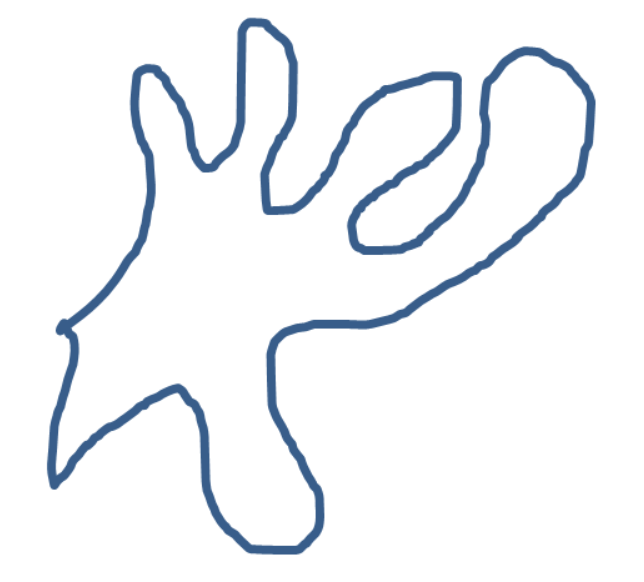
#> input picture images/convexhull.png, 644 x 582 px
$ python ConvexHull_1.py   (older library calls are emulated)
#> lines starting #> are read from the running program, lines starting #| are printed output that depends on the picture; after the words box and inside, x2 and y2 are one past the last pixel; in counts of white or black regions, pixels touching at a corner belong together
import numpy as np
import cv2

def convex():
    img = cv2.imread('images/convexhull.png')
#> img is the input picture: shape (582, 644, 3); mean B, G, R 247.1, 244, 241.5
    img1 = img.copy()
    imgray = cv2.cvtColor(img, cv2.COLOR_BGR2GRAY)
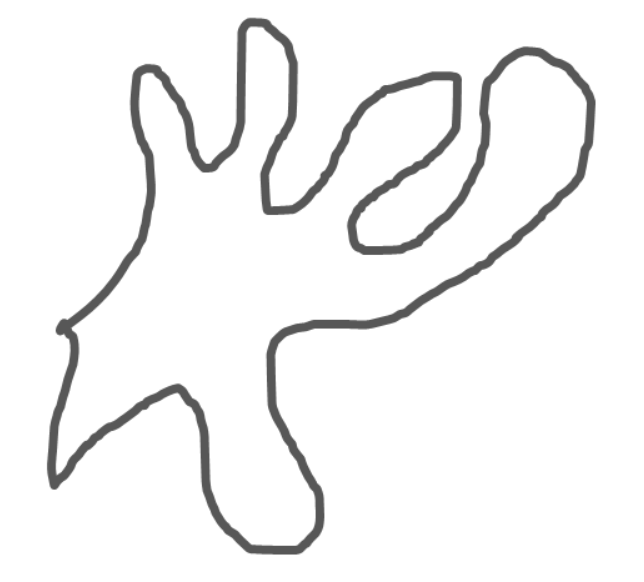
#> imgray: shape (582, 644); min 87, max 255, mean 243.6

    ret, thr = cv2.threshold(imgray, 127, 255, 0)
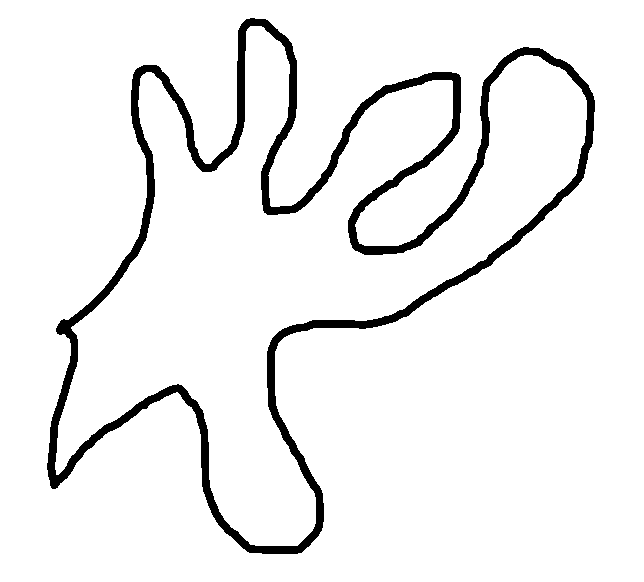
#> thr: shape (582, 644); 93.9% white; 1 black region
    _, contours, _ = cv2.findContours(thr, cv2.RETR_TREE, cv2.CHAIN_APPROX_SIMPLE)
#> contours = 3 contours; box (x1, y1, x2, y2) and area: (0, 0, 644, 582) 373583, (46, 17, 596, 555) 124456, (55, 26, 587, 546) 99068

    cnt = contours[1]
#> cnt = contour of 1117 points, box (x1, y1, x2, y2) (46, 17, 596, 555), area 124456
    #1인 이유는 도형바깥쪽을 감싸는 cnt이기 때문이다.
    cv2.drawContours(img, [cnt], 0, (0, 255, 0), 3)
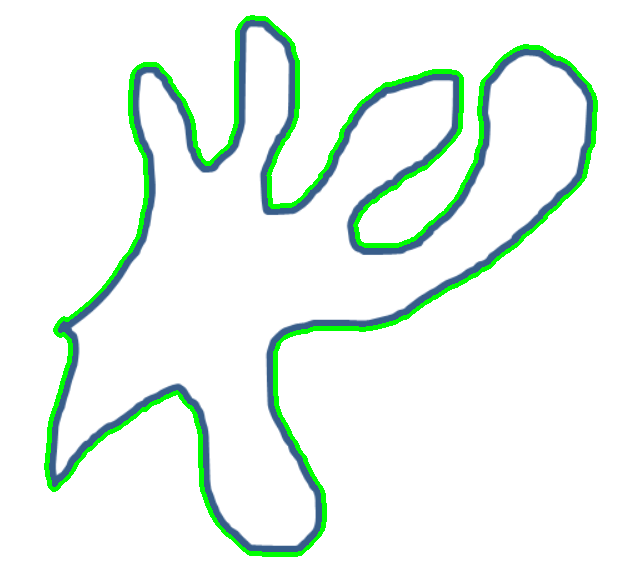
#> img: shape (582, 644, 3); 3.53% of pixels changed, all inside (x1, y1, x2, y2) = (44, 15, 598, 557)

    check = cv2.isContourConvex(cnt)
#> check = False
    #cnt가 ConvexHull 인지 체크, 맞으면 True, 틀리면 False 리턴
    #convexhull.png는 Convex Hull이 아니므로 False를 리턴한다

    if not check:#cnt가 ConvexHull이 아니라면
        hull = cv2.convexHull(cnt)
#> hull = contour of 36 points, box (x1, y1, x2, y2) (46, 17, 596, 555), area 203314
        #원본 이미지 contours[1]에 대한 Convex Hull을 구한다.
        cv2.drawContours(img1, [hull], 0, (0, 255, 0), 3)
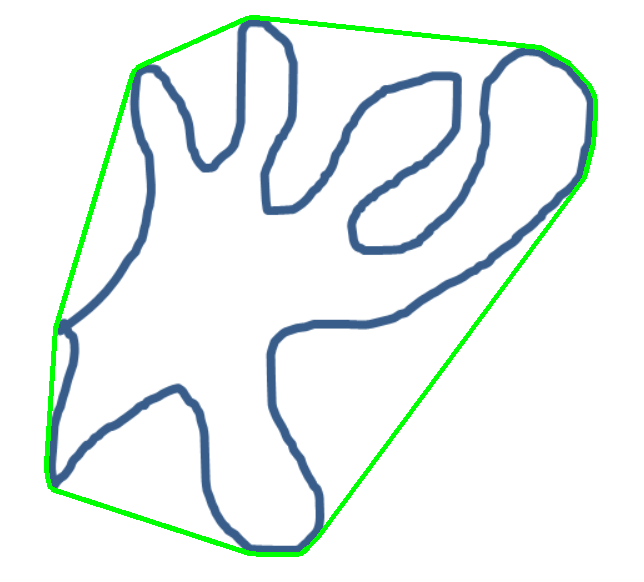
#> img1: shape (582, 644, 3); 2.28% of pixels changed, all inside (x1, y1, x2, y2) = (44, 15, 598, 557)
        cv2.imshow('convexhull', img1)

    cv2.imshow('contour', img)

    cv2.waitKey(0)
    cv2.destroyAllWindows()

convex()

$ run again, with images/lightning.png copied over images/convexhull.png
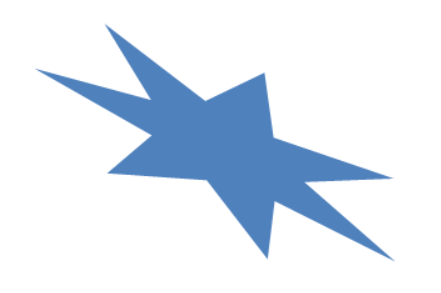
#> input picture images/lightning.png, 441 x 293 px
#> in convex, img is the input picture: shape (293, 441, 3); mean B, G, R 243.1, 232.4, 223.4
#> in convex, `imgray = cv2.cvtColor(img, cv2.COLOR_BGR2GRAY)`:
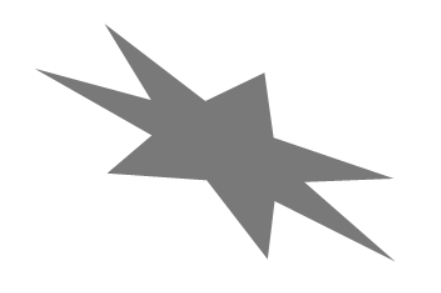
#> imgray: shape (293, 441); min 121, max 255, mean 230.9
#> in convex, `ret, thr = cv2.threshold(imgray, 127, 255, 0)`:
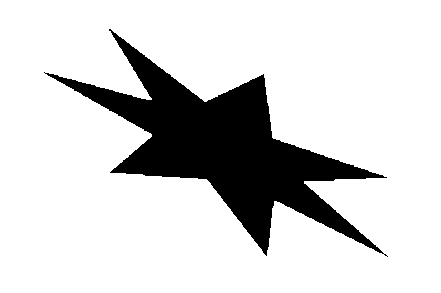
#> thr: shape (293, 441); 83.1% white; 1 black region
#> contours = 5 contours, 3 with area under 20; largest, box (x1, y1, x2, y2) and area: (0, 0, 441, 293) 128480, (44, 28, 388, 257) 22458
#> cnt = [[386, 256], [387, 255], [388, 256], [387, 257]]
#> img: shape (293, 441, 3); 0.02% of pixels changed, all inside (x1, y1, x2, y2) = (384, 253, 391, 260)
#> check = True
